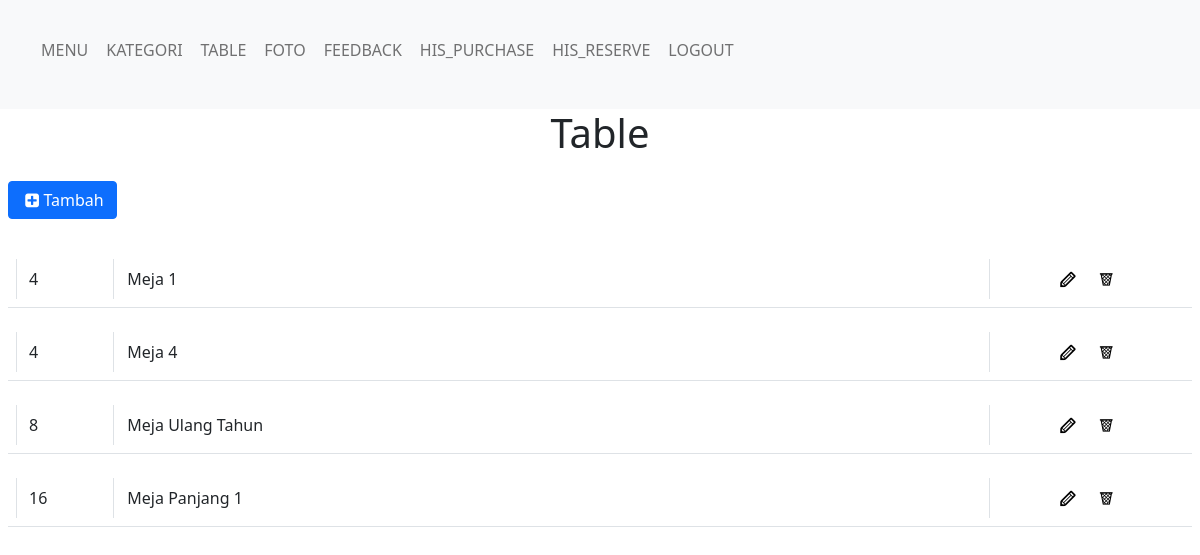
The page /administrator/table.php (signed in) on the database its author committed.
### tables this page shows
CREATE TABLE IF NOT EXISTS `reserve_table_tb` (
  `id` int(255) NOT NULL AUTO_INCREMENT,
  `nama_meja` varchar(255) NOT NULL,
  `kapasitas` int(10) NOT NULL DEFAULT 0,
  `harga` int(10) NOT NULL DEFAULT 0,
  `posisi` varchar(255) NOT NULL,
  `deskripsi` varchar(255) DEFAULT '',
  `status` varchar(50) NOT NULL,
  PRIMARY KEY (`id`)
);

### administrator/table.php (the view, shortened to what this page needs)
<?php
    include('_dbconfig/dbConfig.php');
?>
<!DOCTYPE html>
<html class="notranslate" translate="no">
    <head>
        <?php include("_library/lib-include.php") ?>
    </head>
    <body>
        <?php
            include("_framework/header.php");
        ?>
        <h1 class="text-center">Table</h1>
        <div class="mt-3 p-2">
            <div>
                <a class="icon-plus-squared btn btn-primary" href="addEditTable.php" style="text-decoration: none; color:white;">Tambah</a>
            </div>
            <div class="mt-4">
                <?php
                    $stmt = $db->prepare('SELECT * FROM reserve_table_tb');
                    $stmt->execute();
                    $output = $stmt->fetchAll(PDO::FETCH_ASSOC);
                    for($i=0; $i<count($output); $i++){
                        echo'<div class="py-2">
                                <div class="container-fluid m-0 border-bottom row p-2">
                                    <div id="kapasitasTable-'.$output[$i]['id'].'" class="col-12 col-sm-1 d-flex align-items-center text-break border-start">'.$output[$i]['kapasitas'].'</div>
                                    <div class="col-12 col-sm-9 border-start">
                                        <button id="btnDescTable-'.$output[$i]['id'].'"class="btn w-100 h-100 text-start btnDescTable px-0"><div id="namaTable-'.$output[$i]['id'].'" class="text-truncate m-0">'.$output[$i]['nama_meja'].'</div></button>
                                    </div>
                                    <div id="statusTable-'.$output[$i]['id'].'" hidden>'.$output[$i]['status'].'</div>
                                    <div id="hargaTable-'.$output[$i]['id'].'" hidden>Rp. '.number_format($output[$i]['harga'], 0, '.', ',').'</div>
                                    <span id="descTable-'.$output[$i]['id'].'" disable hidden>'.$output[$i]['deskripsi'].'</span>
                                    <span id="posisiTable-'.$output[$i]['id'].'" hidden>'.$output[$i]['posisi'].'</span>
                                    <div class="col-12 col-sm-2 d-flex justify-content-center border-start">
                                        <div class="d-flex justify-content-end h-100 align-items-center">
                                            <a class="icon-pencil p-2" href="addEditTable.php?id='.$output[$i]['id'].'" style="text-decoration:none; color:black"></a>
                                            <a class="icon-trash p-2" href="deleteTable.php?id='.$output[$i]['id'].'" style="text-decoration:none; color:black"></a>
                                        </div>
                                    </div>
                                </div>
                            </div>';
                    }
                ?>
            </div>
        </div>
    </body>
</html>

### rows shown on the page
reserve_table_tb: kapasitas "4", nama_meja "Meja 1"
reserve_table_tb: kapasitas "4", nama_meja "Meja 4"
reserve_table_tb: kapasitas "8", nama_meja "Meja Ulang Tahun"
reserve_table_tb: kapasitas "16", nama_meja "Meja Panjang 1"
